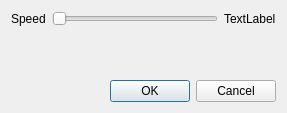
<?xml version="1.0" encoding="UTF-8"?>
<ui version="4.0">
 <class>Dialog</class>
 <widget class="QDialog" name="Dialog">
  <property name="geometry">
   <rect>
    <x>0</x>
    <y>0</y>
    <width>287</width>
    <height>113</height>
   </rect>
  </property>
  <property name="windowTitle">
   <string>Set Speed</string>
  </property>
  <layout class="QVBoxLayout" name="verticalLayout">
   <item>
    <layout class="QHBoxLayout" name="speedLayout">
     <item>
      <widget class="QLabel" name="speedLabel">
       <property name="text">
        <string>Speed</string>
       </property>
      </widget>
     </item>
     <item>
      <widget class="QSlider" name="speedSlider">
       <property name="minimum">
        <number>1</number>
       </property>
       <property name="maximum">
        <number>100</number>
       </property>
       <property name="pageStep">
        <number>5</number>
       </property>
       <property name="orientation">
        <enum>Qt::Horizontal</enum>
       </property>
       <property name="invertedAppearance">
        <bool>false</bool>
       </property>
       <property name="invertedControls">
        <bool>false</bool>
       </property>
      </widget>
     </item>
     <item>
      <widget class="QLabel" name="speedDisplay">
       <property name="text">
        <string>TextLabel</string>
       </property>
      </widget>
     </item>
    </layout>
   </item>
   <item>
    <spacer name="verticalSpacer">
     <property name="orientation">
      <enum>Qt::Vertical</enum>
     </property>
     <property name="sizeHint" stdset="0">
      <size>
       <width>20</width>
       <height>32</height>
      </size>
     </property>
    </spacer>
   </item>
   <item>
    <widget class="QDialogButtonBox" name="buttonBox">
     <property name="orientation">
      <enum>Qt::Horizontal</enum>
     </property>
     <property name="standardButtons">
      <set>QDialogButtonBox::Cancel|QDialogButtonBox::Ok</set>
     </property>
    </widget>
   </item>
  </layout>
 </widget>
 <resources/>
 <connections>
  <connection>
   <sender>buttonBox</sender>
   <signal>accepted()</signal>
   <receiver>Dialog</receiver>
   <slot>accept()</slot>
   <hints>
    <hint type="sourcelabel">
     <x>227</x>
     <y>94</y>
    </hint>
    <hint type="destinationlabel">
     <x>157</x>
     <y>112</y>
    </hint>
   </hints>
  </connection>
  <connection>
   <sender>buttonBox</sender>
   <signal>rejected()</signal>
   <receiver>Dialog</receiver>
   <slot>reject()</slot>
   <hints>
    <hint type="sourcelabel">
     <x>277</x>
     <y>100</y>
    </hint>
    <hint type="destinationlabel">
     <x>286</x>
     <y>112</y>
    </hint>
   </hints>
  </connection>
 </connections>
</ui>
